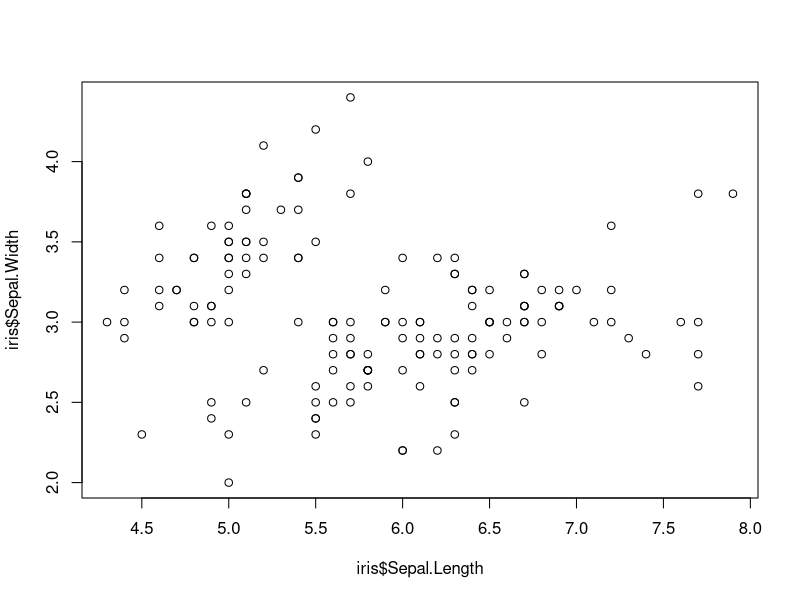
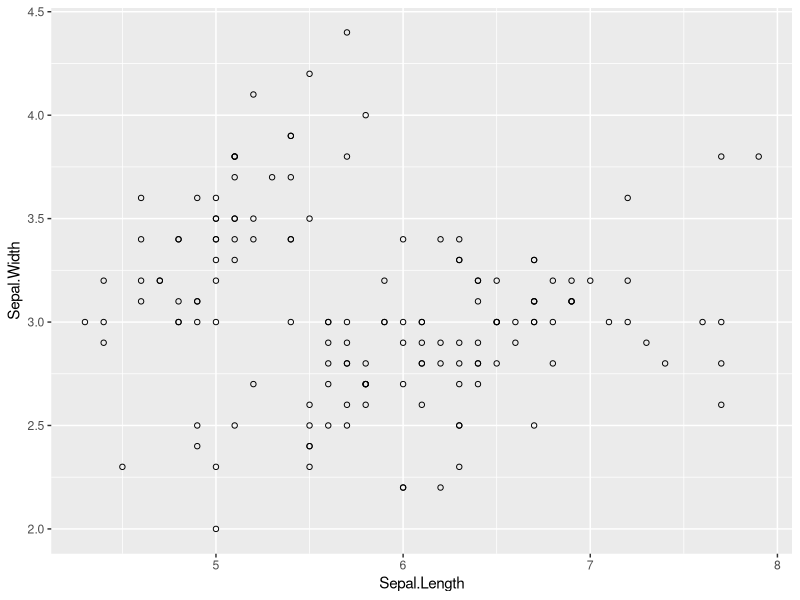
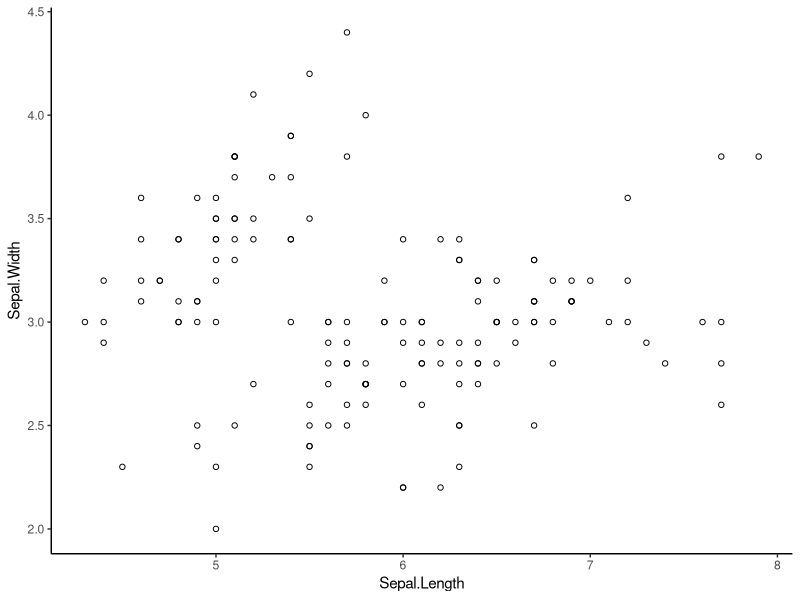
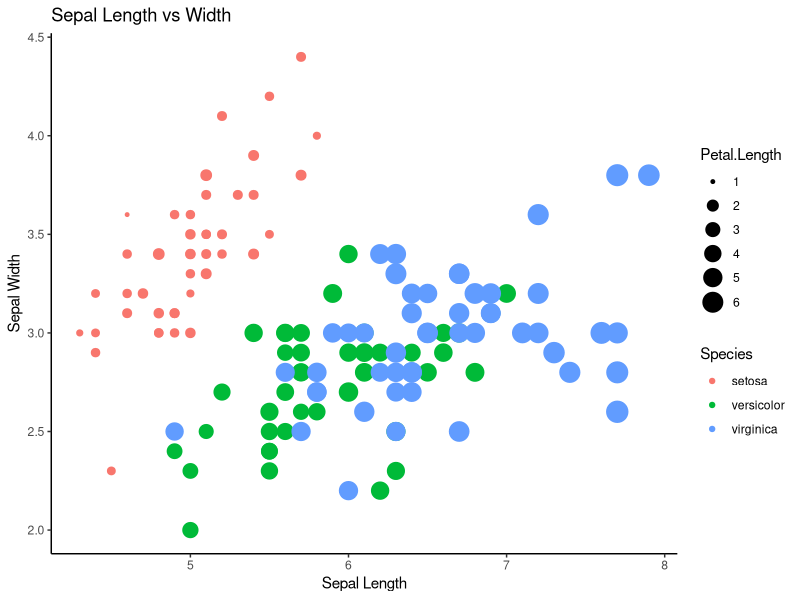

The R script that drew these images, in order:
#use built in iris dataset
#take a look at it 
head(iris)
#install.packages("dplyr")
#install.packages("ggplot2")
#load in some tidyverse packages
library(tidyverse)
library(ggplot2)
library(dplyr)
rm(list = ls())
#####################################
##### Part 1: for loops         #####
#####################################

#Using only data for iris versicolor
#write a for loop
#that produces a regression table
#for each of the following relationships
#1. iris  sepal length x width
#2. iris  petal length x width
#3. iris sepal length x petal length

# hint: consider using a list, and also new vectors for regression variables
#Creating vector with just the versicolor species
flower <- iris[iris$Species == "versicolor",]

#Creating a list of all regressions to be done
regression_list <- list(flower$Sepal.Length ~ flower$Sepal.Width, 
                        flower$Petal.Length ~ flower$Petal.Width, 
                        flower$Sepal.Length ~ flower$Petal.Length)

#List object to store the regression fits
fit <- list()
#List object to store the summaries of each regression
summaries <- list()
#Count object for indexing
count <- 0
for(item in regression_list){
  count <- count + 1
  fit[[count]] <- lm(item)
  summaries[[count]] <- summary(fit[[count]])
}
print(summaries)

#####################################
##### Part 2: data in dplyr     #####
#####################################

#use dplyr to join data of maximum height
#to a new iris data frame
height <- data.frame(Species = c("virginica","setosa","versicolor"),
                     Height.cm = c(60,100,11.8))
#New data frame with inner join between iris and height dataframes on the Species value
iris2 <- inner_join(iris, height, by="Species", copy = FALSE, suffix = c(".x", ".y"),)
print(iris2)

#####################################
##### Part 3: plots in ggplot2  #####
#####################################

#look at base R scatter plot
plot(iris$Sepal.Length,iris$Sepal.Width)

#3a. now make the same plot in ggplot
ggplot(data = iris, mapping = aes(x = Sepal.Length, y = Sepal.Width)) + geom_point(shape = 1, fill = "white")

#3b. make a scatter plot with ggplot and get rid of  busy grid lines
ggplot(data = iris, mapping = aes(x = Sepal.Length, y = Sepal.Width)) + geom_point(shape = 1, fill = "white") + theme_classic()

#3c. make a scatter plot with ggplot, remove grid lines, add a title and axis labels, 
#    show species by color, and make the point size proportional to petal length
min_length <- min(iris$Petal.Length)
max_length <- max(iris$Petal.Length)
ggplot(data = iris, mapping = aes(x = Sepal.Length, y = Sepal.Width, size = Petal.Length, color = Species)) + geom_point(shape = 19) + scale_size(range = c(min_length, max_length)) + theme_classic()+ labs(x = "Sepal Length", y = "Sepal Width", title = "Sepal Length vs Width")


#####################################
##### Question: how did         #####
##### arguments differ between  #####
##### plot and ggplot?          #####
#####################################		
#The arguments for plot are first the x and y coordinates. You don't have to do anything else to get a base scatterplot.
#With ggplot, you put in the source of the data, then the x and y coordinates as your parameters.
#However, with ggplot, you wont get any sort of graph until you put further specifications in following the ggplot arguments.
#You need to specify the type of graph following the ggplot() arguments (for example, geom_point())